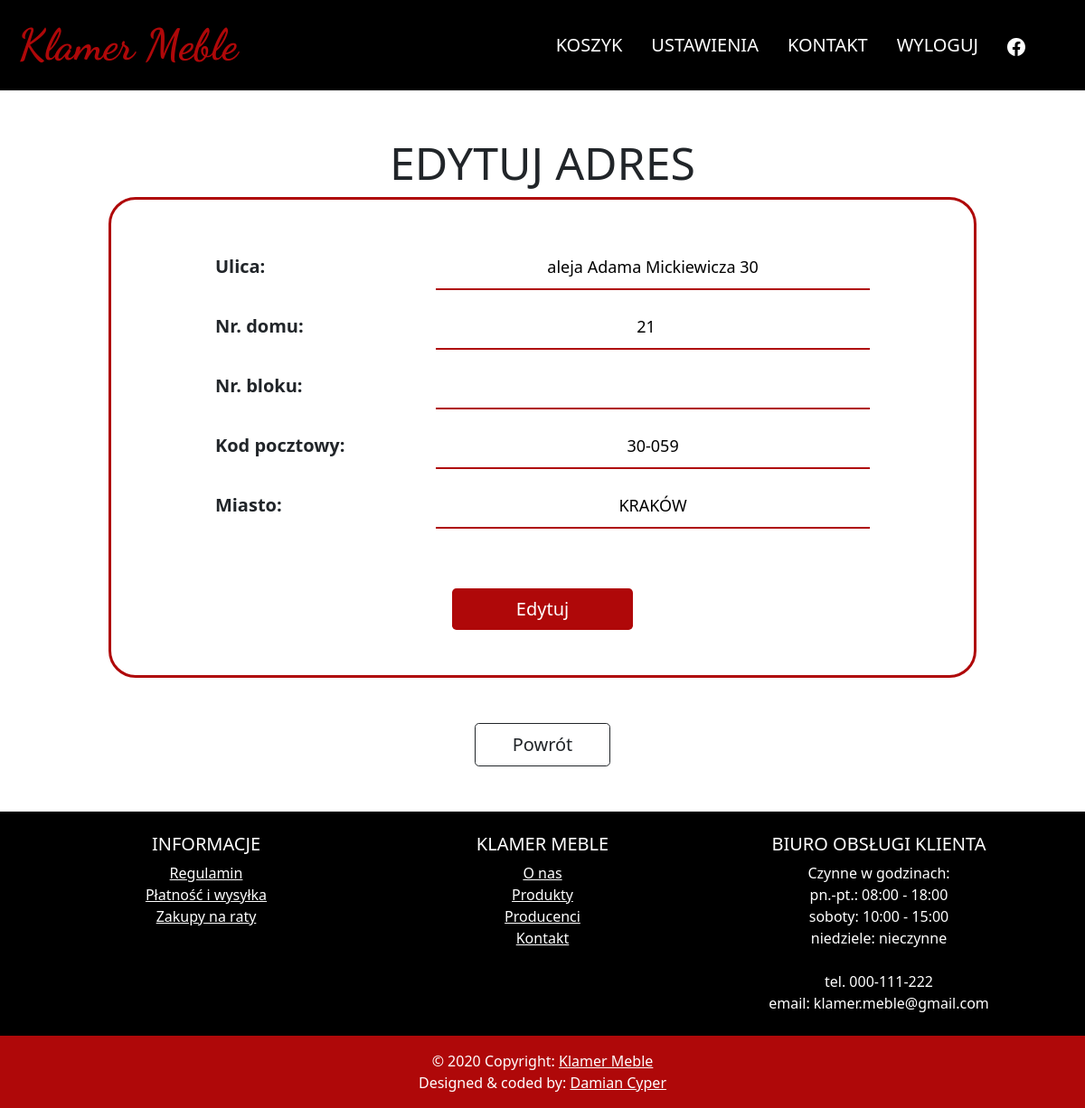
Page /settings/address/edit/4 (signed in) on the earlier database version.
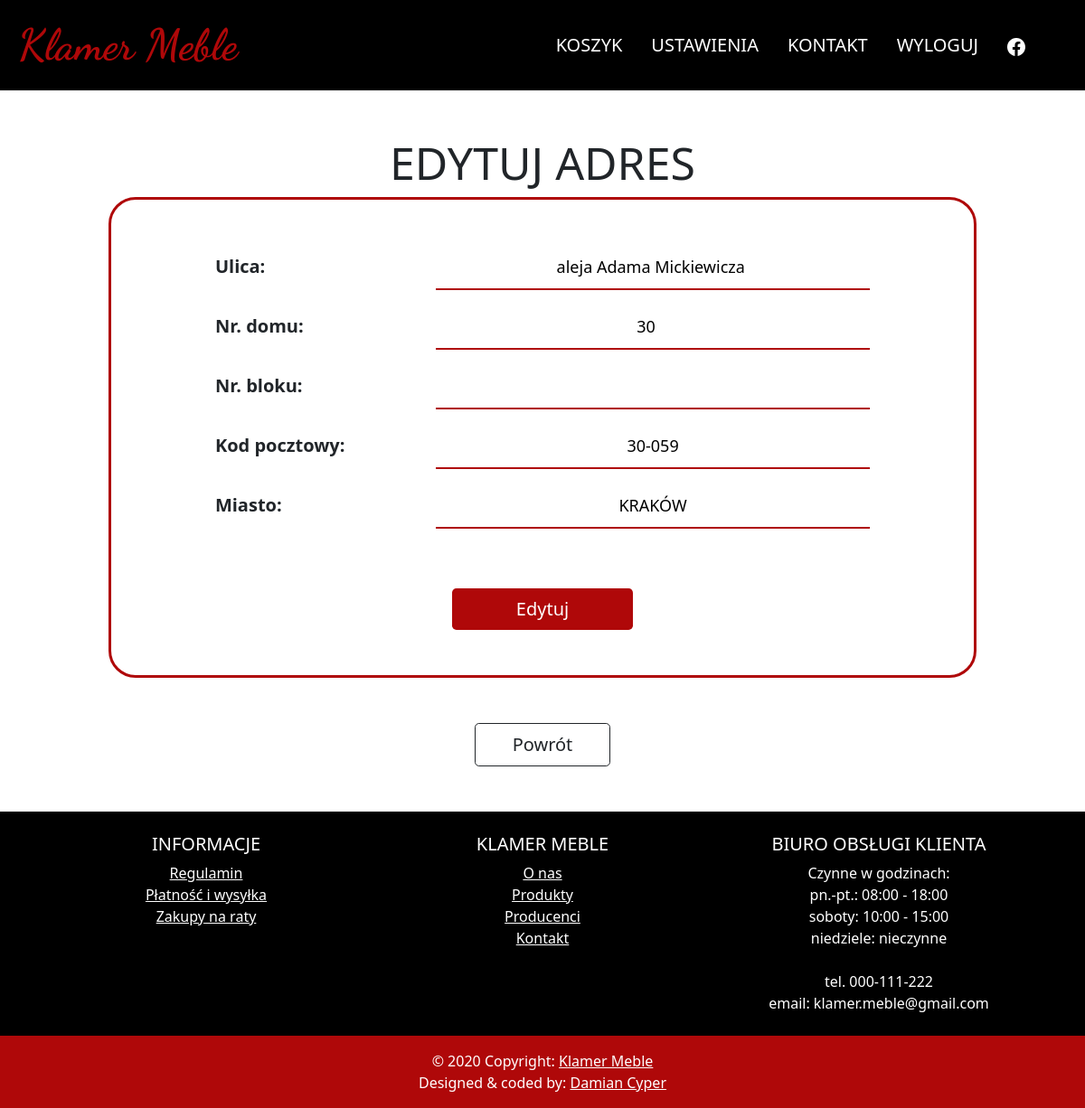
Same page on the later database version.
### store/models.py (models this page shows, shortened)
class Address(models.Model):
    city = models.CharField(max_length=255)
    street = models.CharField(max_length=255)
    house_nr = models.CharField(max_length=5)
    building_nr = models.CharField(max_length=5, blank=True)
    zip_code = models.CharField(max_length=7)

### store/views.py (the view, shortened to what this page needs)
# urls.py: path('settings/address/edit/<int:pk>', AddressEditFormView.as_view(template_name='address_edit_form.html'), name='address_form'),
class AddressEditFormView(LoginRequiredMixin, generic.ListView):
    model = Address
    def get_queryset(self):
        address_queryset = super().get_queryset()
        street = self.request.GET.get('street', None)
        house_nr = self.request.GET.get('house_nr', None)
        block_nr = self.request.GET.get('block_nr', None)
        zip_code = self.request.GET.get('zip_code', None)
        city = self.request.GET.get('city', None)
        return address_queryset
    def get_context_data(self, **kwargs):
        context = super().get_context_data(**kwargs)
        context['pk'] = self.kwargs['pk']
        context['address'] = Address.objects.filter(id=context['pk'])[0] if context['pk'] != 0 else None
        return context

### store/templates/address_edit_form.html (shortened to what this page needs)
{% extends 'navMenu.html' %}
{% block additional %}
    {% load static %}
    <link href="{% static 'store/address.css' %}" rel="stylesheet">
{% endblock %}
{% block main %}
    <div class="container">
        {% if pk == 0 %}
            <h3>Dodaj nowy adres</h3>
        {% else %}
            <h3>Edytuj adres</h3>
        {%endif%}
    </div>
    <div style="min-height: 74vh; margin: 0 auto;" id="form" style="min-height: 74vh">
      <form method="get" id="edit_form">
          <p>
              <label for="street">Ulica: </label>
              <input id="street" type="text" name="street" {% if address %}value="{{address.street}}"{%endif%} required>
          </p>
          <p>
              <label for="house_nr">Nr. domu: </label>
              <input id="house_nr" type="number" min="1" max="1000" name="house_nr" {% if address %}value="{{address.house_nr}}"{%endif%} required>
          </p>
          <p>
              <label for="block_nr">Nr. bloku: </label>
              <input id="block_nr" type="number" min="1" max="1000" name="block_nr" {% if address %}value="{{address.building_nr}}"{%endif%}>
          </p>
          <p>
              <label for="zip">Kod pocztowy: </label>
              <input id="zip" name="zip_code" type="text" inputmode="numeric" pattern="^(?(^00000(|-0000))|(\d{5}(|-\d{4})))$" {% if address %}value="{{address.zip_code}}"{%endif%} required>
          </p>
          <p>
              <label for="city">Miasto: </label>
              <input id="city" type="text" name="city" {% if address %}value="{{address.city}}"{%endif%} required>
          </p>
          <div class="form-actions">
              <button class="btn btn-lg btn-dark" type="submit" style="width: 200px" id="form-btn">
                    {% if pk == 0 %}
                        Dodaj
                    {% else %}
                        Edytuj
                    {%endif%}
              </button>
          </div>
      </form>
      <a type="button" class="btn btn-lg btn-outline-dark" href="/settings/address" id="go_back">Powrót</a>
    </div>
{% endblock %}

Differences in the rows shown:
changed Address "KRAKÓW": street "aleja Adama Mickiewicza 30" → "aleja Adama Mickiewicza"; house_nr "21" → "30"
